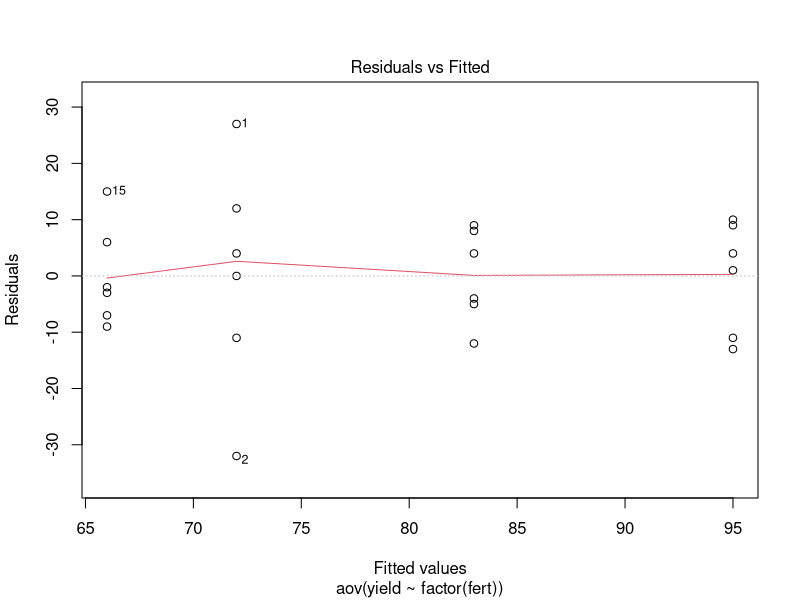
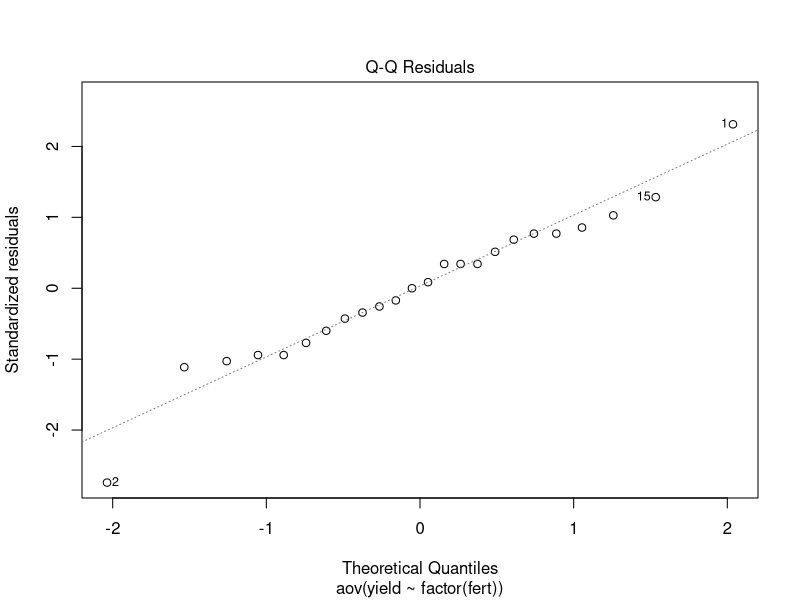
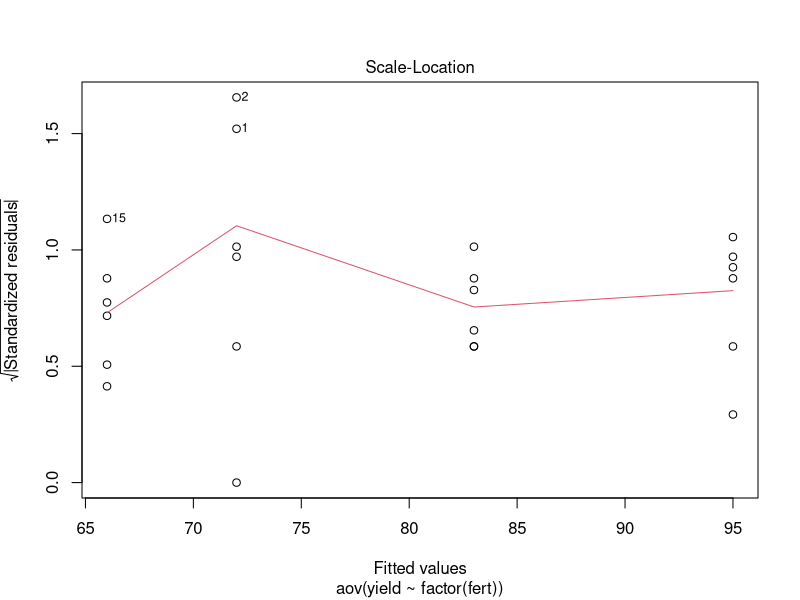
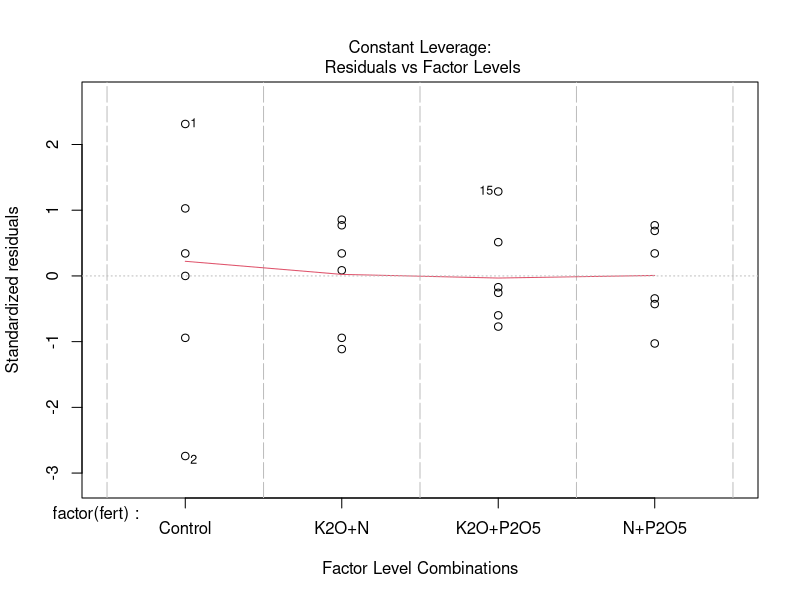
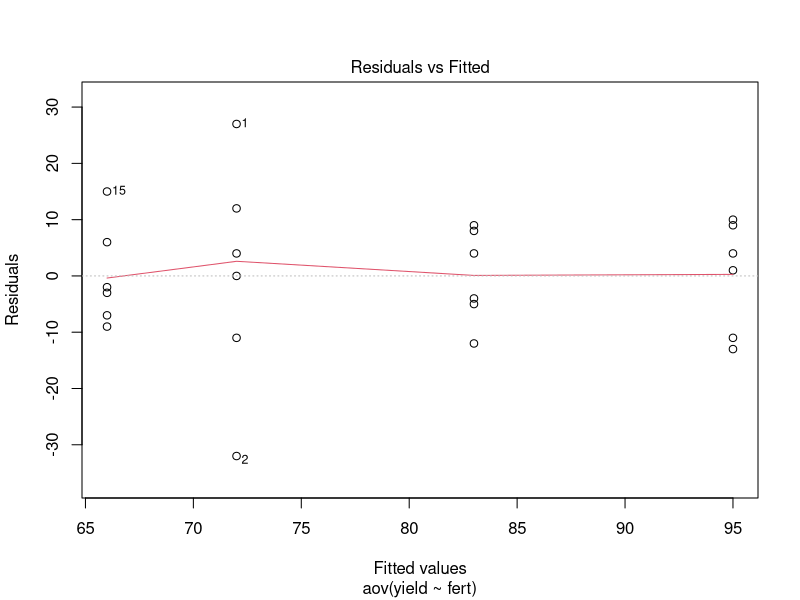
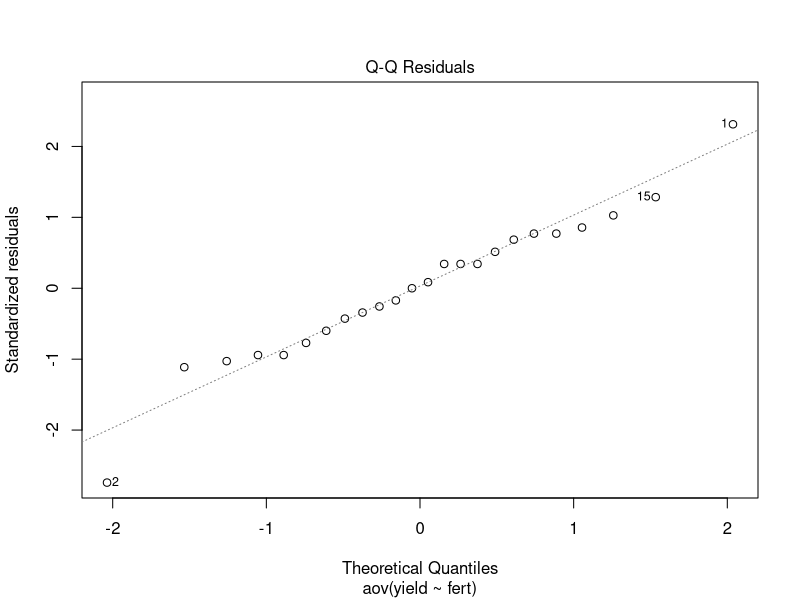
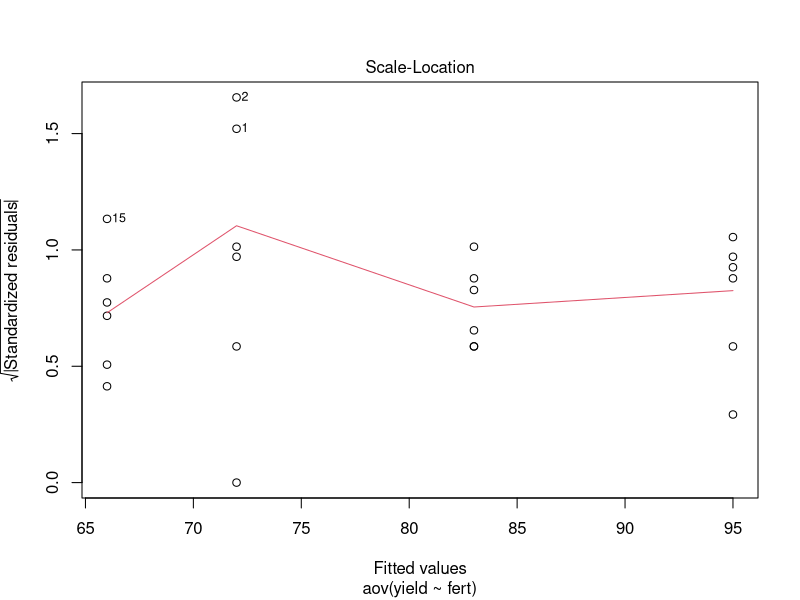
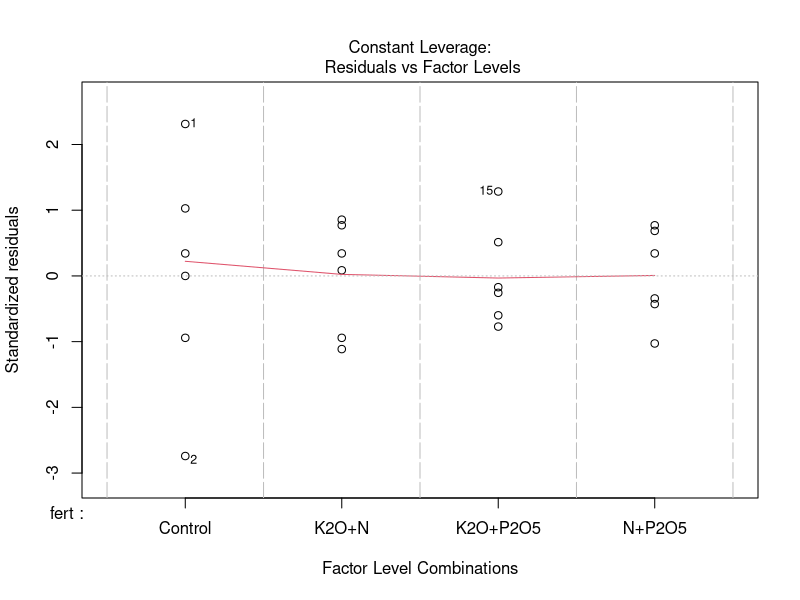

These figures' R source, in order: (Note: this script raises an error after producing the figures.)
## ---- chunk 1
# The following R analysis of the corn data described on pages 6 and 7 of the brick, is an
# expanded version of the code shown on pages 7 to 11 of the brick.

# There are some differences between this and the S-Plus version shown in the brick, which I
# will note and discuss below.

# Read and attach the data and examine the contents. The advantage of attaching the data is 
# that we can refer to the elements of the data as if they were vectors, without having to 
# specify the data= option in functions such as lm():

corn <- read.table("Corn.txt",header=T)
corn
attach(corn)
names(corn)
yield
fert

# The aov command in R (or S-Plus) is used to fit the one-way ANOVA model described in the brick.
# The factor command is used to indicate that fert is a factor variable:

corn.aov <- aov(yield ~ factor(fert))

# We can use the plot command to asssess whether this is an appropriate model for the data.

plot(corn.aov)

# Here is a quick description of what the generic plot() function produces in R for a 
# lm() or aov() object. For more details, see:

help(plot.lm)

# The four plots produced by default for a stored linear model are:

# Plot 1 - a plot of the residuals vs fitted values which is very important for assessing the
# underlying assumptions of independence and constant variance

# Plot 2 - a normal quantile plot of the rstandard() residuals

# Plot 3 - another plot of the (transformed) residuals vs the fitted values, this is an another
# attempt to graphically examine the assumption of constant variance

# Plot 4 - a leverage plot - for a lm() object, this will typically be a plot of the standardised
# residuals against the leverage values. On such a plot, arbitrary limits can be drawn for the
# Cook's D values for each of the data points, as Cook's D is a function of the
# standardised residuals and the leverage values. 
# For an aov() object, especially for a balanced experimental design where all the observations
# have the same (constant leverage), plot 4 becomes a plot of the standardised residuals against
# the treatments (the factor level combinations).

# These plots in R suggest a problem - there appear to be two possible outliers in one of the
# groups - observations 1 and 2 - more about this problem later.

# We can examine the ANOVA table for an object created using the aov() function by applying the
# summary function:

summary(corn.aov)

# Note that R adopts the dubious practice of starring the results at different level of 
# significance - dubious because the choice of significance level should be chosen a priori 
# (before the experiment), rather than adjusted to suit, after the analysis (a posteriori).

# Note the factor command is only really necessary when the categorical variable is coded using
# numbers such as 1,2,3,4. Here fert is a series of qualitative labels, which R would have
# correctly interpreted as a factor, not a continuous variable -  as can be seen if we refit
# the model:

corn.aov2 <- aov(yield ~ fert)
plot(corn.aov2)

summary(corn.aov2)

# We could also use the lm() function used to fit regression models in STAT2008 to fit the same
# model:

corn.lm <- lm(yield ~ fert)
plot(corn.lm)

anova(corn.lm)
summary(corn.lm)

# The main difference between an lm() and an aov() object is that summary gives the table of 
# coefficients for the lm() object and you need to use anova() to see the ANOVA table. 
# To get the coefficients for an aov() object you need to use:

summary.lm(corn.aov2)

# How do we interpret these coefficients?  Unlike version 7 and earlier versions of S-Plus,
# (where the rather strange choice of defaults were Helmert contrasts, which are an attempt
# to deal with highly unbalanced or non-orthogonal experimental designs) the default
# parameterisation for factor variables in R and in S-Plus from version 8 onwards are treatment
# contrasts:

contrasts(fert)

# Under treatment contrasts, the model parameters ARE closely related to the mean yields
# for the four fertilizers, which can be calculated as follows:

mean(yield)
lvl.mns <- tapply(yield, fert, mean)
lvl.mns

# The following approach will also fit the 0-1 dummy or indicator variables described on page 10 of the brick.
# In R or S-Plus version 8, this is the default version, so will give identical results to the previous model:

corn.lm2 <- lm(yield ~ fert, contrasts=list(fert=contr.treatment))
plot(corn.lm2)

anova(corn.lm2)
summary(corn.lm2)

# In this "treatment" parameterisation, R has chosen the first or Control group as the reference
# group by creating the following 0-1 indicator variables:
 
contr.treatment(4)

# If we are not happy with R's default choice of reference group, we could do our own manual 
# coding. Here is the manually coded equivalent of what R has done above:

fert1 <- ifelse(fert=="Control",1,0)
fert2 <- ifelse(fert=="K2O+N",1,0)
fert3 <- ifelse(fert=="K2O+P2O5",1,0)
fert4 <- ifelse(fert=="N+P2O5",1,0)
ferts <- cbind(fert1, fert2, fert3, fert4)
ferts
corn.lm2a <- lm(yield ~ ferts)

# Note that unlike S-Plus, R does not give an error message to indicate that this model is 
# over-parameterised, but if you examine the cofficients for this model, you find that R has 
# simply decided not to fit the last of the parameters (fert4):

summary(corn.lm2a)

# Using treatment coding, the intercept becomes the mean for the group for which we don't fit 
# an indicator variable - this is called the reference group. In this instance, a better choice 
# for the reference group is the Control group, so we should delete fert1 rather than fert4:

ferts <- cbind(fert2, fert3, fert4)
corn.lm2a <- lm(yield ~ ferts)
plot(corn.lm2a)

anova(corn.lm2a)
summary(corn.lm2a)

# If we remember the level means calculated earlier, we can see that under the treatment 
# parameterisation, the intercept is the mean for the "Control" group and the other parameters 
# are the deviations away from this mean to get to the other group means:

lvl.mns
lvl.mns - lvl.mns["Control"]

# Another approach is the "sum" parameterisation, which also has a sensible interpretation:

corn.lm3 <- lm(yield ~ fert, contrasts=list(fert=contr.sum))
plot(corn.lm3)

anova(corn.lm3)
summary(corn.lm3)

# Here the intercept is the overall mean and the other parameters are deviations away from the
# overall mean to the first three level means (in alphabetical order).  The "sum"
# parameterisation is equivalent to applying the constraint that the (weighted) deviations for
# the four groups sum to 0, so the deviation for the fourth group can be found by subtraction:

mean(yield)
lvl.mns - mean(yield)
coef(corn.lm3)
coef(corn.lm3)[2:4]
-sum(coef(corn.lm3)[2:4])

# Note that this constraint is sum(taui) = 0 not sum(ni * taui) = 0 from the notes.  This will 
# not make a difference if the design is balanced, although if the design is unbalanced the
# contr.sum function cannot be used to give the grand mean interpretation. In this case the 
# coefficients for the fourth group should be:
# (-ni[1]/ni[4],-ni[2]/ni[4],-ni[3]/ni[4]) and not (-1,-1,-1).

contr.sum(4)

# We could also do a manual equivalent of this "sum" parameterisation:

fert1 <- c(rep(1,6), rep(0,12), rep(-1,6))
fert2 <- c(rep(0,6), rep(1,6), rep(0,6), rep(-1,6))
fert3 <- c(rep(0,12), rep(1,6), rep(-1,6))
ferts <- cbind(fert1, fert2, fert3)
ferts
corn.lm3a <- lm(yield ~ ferts)
plot(corn.lm3a)

anova(corn.lm3a)
summary(corn.lm3a)

# By default, R gives explicit parameters for all but the last of the four groups.  If we are
# not happy with this approach, we can force R to use a different group as the reference group:

fert2 <- c(rep(-1,6), rep(1,6), rep(0,12))
fert3 <- c(rep(-1,6), rep(0,6), rep(1,6), rep(0,6))
fert4 <- c(rep(-1,6), rep(0,12), rep(1,6))
ferts <- cbind(fert2, fert3, fert4)
ferts
corn.lm3b <- lm(yield ~ ferts)
plot(corn.lm3b)

anova(corn.lm3b)
summary(corn.lm3b)

# Note that all the above models produce identical plots and ANOVA tables - they are basically 
# all the same model,  all of which use essentially the same information coded in different ways.
# The differences between the models lie in how we use the different parameters to recover
# information about the level means.

# Is this model really appropriate? The outliers in the control group appear to be inflating
# the variance of that group, which may cause problems as we are assuming that the variance is
# constant, ie. the same for all four groups. The rule of thumb for assessing this is on page 4
# of the brick, the ratio of the largest to smallest group variance should not be greater than 
# the number of groups: 

lvl.vars <- tapply(yield, fert, var)
lvl.vars
max(lvl.vars)
min(lvl.vars)
max(lvl.vars)/min(lvl.vars)

# There are only 4 groups, so we have a problem (one which is simply ignored in the analysis in
# the brick).  If we do decide to include these outliers, we should certainly qualify any
# conclusions we make based on this analysis, as an important underlying assumption has been
# violated. Here the presence of two outliers in different directions may just inflate the
# overall estimate of the error variance, which would inflate the standard errors and therefore
# reduce the precision of any contrasts between the treatment groups, making our inference
# more conservative.

anova(corn.lm2)

# The ANOVA table indicates a strong difference between the groups, but not which fertilizer
# treatments produce the best yields. Here are some alternative ways of doing the analysis 
# shown at the top of page 8 of the brick: 

summary(corn.lm2)

# The basic results appear to be that fertilizer 1 "K20 + N", produces significantly 
# higher corn yields than the "Control" group (which is presumably some default
# fertilizer regime or possibly no added fertilizer at all), whilst the other two 
# groups do not produce significantly different yields from the "Control" group.

# These conclusions do not change, even if we apply an appropriate Bonferroni correction
# to account for the fact that are performing a series of 3 comparisons (i.e. we have
# to somehow overcome the problem of multiple comparisions):

names(summary(corn.lm2))
summary(corn.lm2)$sigma
se <- summary(corn.lm2)$sigma*sqrt(1/6 + 1/6)
se
est <- coef(corn.lm2)[2:4]
est
lower <- est - qt(1 - 0.05/(2*3), 20)*se
lower
upper <- est + qt(1 - 0.05/(2*3), 20)*se
upper
cbind(lower, est, upper)

# Different research questions would call for different analyses and therefore different 
# interpretations of the results. Here is the analysis at the bottom of page 7 of the brick:

ni <- tapply(yield, fert, length)
ni
h <- c(-1, 1/3, 1/3, 1/3)
h
est <- t(h) %*% lvl.mns
est
MSE <- sum((yield-fitted(corn.lm2))^2)/corn.lm2$df.residual
MSE
se <- sqrt(MSE)*sqrt(sum((h^2)/ni))
lower <- est - qt(0.975, corn.lm2$df.residual)*se
upper <- est + qt(0.975, corn.lm2$df.residual)*se
c(lower, est, upper)

# Finally, here's the analysis from the bottom of page 8. Please read the discussion of 
# these results in the brick.

h <- c(0, 0.5, -1, 0.5)
est <- t(h) %*% lvl.mns
se <- sqrt(MSE)*sqrt(sum((h^2)/ni))
lower <- est - qt(0.975, corn.lm2$df.residual)*se
upper <- est + qt(0.975, corn.lm2$df.residual)*se
c(lower, est, upper)
